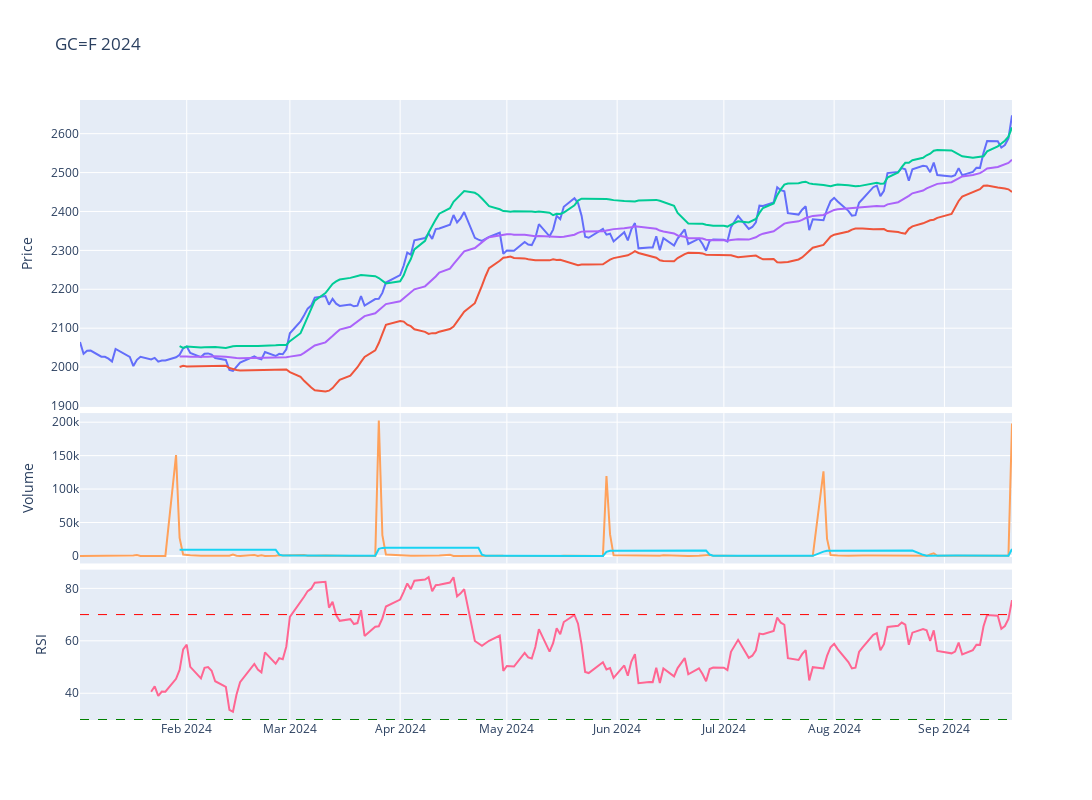

Notebook code cell kept with this figure:
### Code cell
# Plot the adjusted close price
fig = make_subplots(rows=4, cols=1,shared_xaxes=True,vertical_spacing=0.01,specs=[[{'rowspan':2,'colspan':1}],[None],[{'rowspan':1,'colspan':1}],[{'rowspan':1,'colspan':1}]])

# Graph (1,1)
fig.add_trace(go.Scatter(x=stock_ticker['Adj Close'].loc[year].index,y=stock_ticker['Adj Close'].loc[year],mode="lines",name=f'{ticker}'),row=1,col=1)
fig.add_trace(go.Scatter(x=stock_ticker['BB_Lower'].loc[year].index,y=stock_ticker['BB_Lower'].loc[year],mode="lines",name='BB_Lower'),row=1,col=1)
fig.add_trace(go.Scatter(x=stock_ticker['BB_Upper'].loc[year].index,y=stock_ticker['BB_Upper'].loc[year],mode="lines",name='BB_Upper'),row=1,col=1)
fig.add_trace(go.Scatter(x=stock_ticker['MMA20'].loc[year].index,y=stock_ticker['MMA20'].loc[year],mode="lines",name='MMA20'),row=1,col=1)
# Update xaxis properties
fig.update_yaxes(title_text="Price", row=1, col=1)

# Graph (3,1)
fig.add_trace(go.Scatter(x=stock_ticker['Volume'].loc[year].index,y=stock_ticker['Volume'].loc[year],mode="lines",name='Volume'),row=3, col=1)
fig.add_trace(go.Scatter(x=stock_ticker['Volume'].loc[year].index,y=stock_ticker['Volume'].loc[year].rolling(20).mean(),mode="lines",name='MMA20'),row=3,col=1)
fig.update_yaxes(title_text="Volume", row=3, col=1)

# Graph (4,1)
fig.add_trace(go.Scatter(x=stock_ticker['RSI'].loc[year].index,y=stock_ticker['RSI'].loc[year],mode="lines",name='RSI'),row=4, col=1)
fig.add_hline(y=30, line_width=1, line_dash="dash", line_color="green",row=4,col=1)
fig.add_hline(y=70, line_width=1, line_dash="dash", line_color="red",row=4,col=1)
fig.update_yaxes(title_text="RSI", row=4, col=1)

fig.update_layout(height=800, width=1300,showlegend=False,title=f"{ticker} {year}")

fig.show()

### Figure 1 — Plotly figure (JSON) as saved in the notebook; plotly's stock layout.template omitted (floating-point values rounded to 4 significant figures; data arrays with more than 128 entries replaced by an {"elided": "..."} marker saying what was removed)
{"data": [{"mode": "lines", "name": "GC=F", "type": "scatter", "x": {"elided": "182 str values"}, "xaxis": "x", "y": {"elided": "182 float values"}, "yaxis": "y"}, {"mode": "lines", "name": "BB_Lower", "type": "scatter", "x": {"elided": "182 str values"}, "xaxis": "x", "y": {"elided": "182 float values"}, "yaxis": "y"}, {"mode": "lines", "name": "BB_Upper", "type": "scatter", "x": {"elided": "182 str values"}, "xaxis": "x", "y": {"elided": "182 float values"}, "yaxis": "y"}, {"mode": "lines", "name": "MMA20", "type": "scatter", "x": {"elided": "182 str values"}, "xaxis": "x", "y": {"elided": "182 float values"}, "yaxis": "y"}, {"mode": "lines", "name": "Volume", "type": "scatter", "x": {"elided": "182 str values"}, "xaxis": "x2", "y": {"elided": "182 int values"}, "yaxis": "y2"}, {"mode": "lines", "name": "MMA20", "type": "scatter", "x": {"elided": "182 str values"}, "xaxis": "x2", "y": {"elided": "182 float values"}, "yaxis": "y2"}, {"mode": "lines", "name": "RSI", "type": "scatter", "x": {"elided": "182 str values"}, "xaxis": "x3", "y": {"elided": "182 float values"}, "yaxis": "y3"}], "layout": {"height": 800, "shapes": [{"line": {"color": "green", "dash": "dash", "width": 1}, "type": "line", "x0": 0, "x1": 1, "xref": "x3 domain", "y0": 30, "y1": 30, "yref": "y3"}, {"line": {"color": "red", "dash": "dash", "width": 1}, "type": "line", "x0": 0, "x1": 1, "xref": "x3 domain", "y0": 70, "y1": 70, "yref": "y3"}], "showlegend": false, "title": {"text": "GC=F 2024"}, "width": 1300, "xaxis": {"anchor": "y", "domain": [0, 1], "matches": "x3", "showticklabels": false}, "xaxis2": {"anchor": "y2", "domain": [0, 1], "matches": "x3", "showticklabels": false}, "xaxis3": {"anchor": "y3", "domain": [0, 1]}, "yaxis": {"anchor": "x", "domain": [0.505, 1], "title": {"text": "Price"}}, "yaxis2": {"anchor": "x2", "domain": [0.2525, 0.495], "title": {"text": "Volume"}}, "yaxis3": {"anchor": "x3", "domain": [0, 0.2425], "title": {"text": "RSI"}}}}
